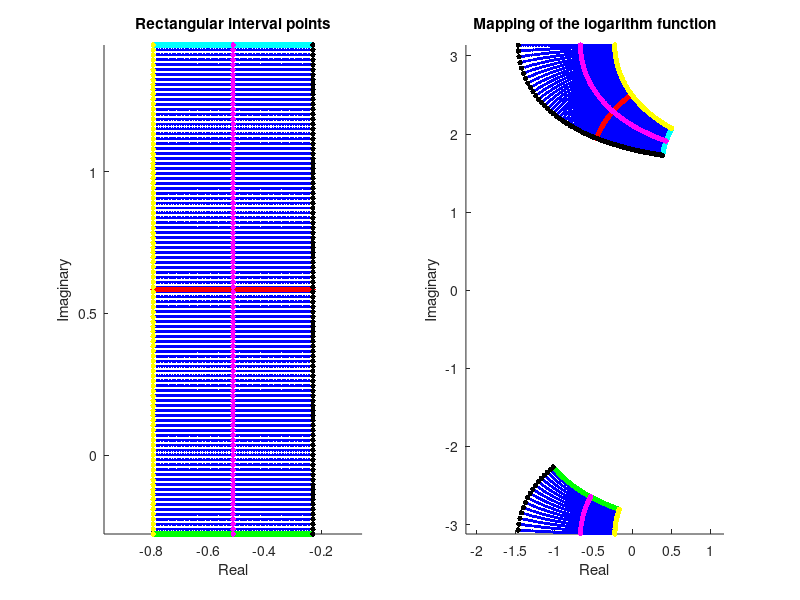

Recreate this plot in MATLAB.
close all

%% Logarithm function on a random rectangular interval

% Random points in the unit square
x1 = rand(1)-1; x2 = 2*rand(1)-1; x3 = 2*rand(1)-1; x4 = 2*rand(1)-1;
x1 = x1*2;
x2 = x2*2;
x3 = x3*2;
x4 = x4*2;

% Define the number of points in each dimension
numPoints = 100;

% Generate grid of complex points in the rectangular region
x = linspace(x1, x2, numPoints);
y = linspace(x3, x4, numPoints);
[X, Y] = meshgrid(x, y);
points = X(:) + 1i*Y(:);

% Generate a few lines of point for visualization
% Horizontal lines
line1 = linspace(x1, x2, numPoints) + 1j*(x4+x3)/2;
line2 = line1 - 1j*(x4-x3)/2;
line3 = line1 + 1j*(x4-x3)/2;

% Vertical lines
line4 = 1i*linspace(x3, x4, numPoints) + (x2+x1)/2;
line5 = line4 - 1*(x2-x1)/2;
line6 = line4 + 1*(x2-x1)/2;


% Their images
tline1 = log(line1);
tline2 = log(line2);
tline3 = log(line3);
tline4 = log(line4);
tline5 = log(line5);
tline6 = log(line6);

% sqrtuare the points
sqrtuaredPoints = log(points);

% Plot the original points
subplot(1, 2, 1);
scatter(real(points), imag(points), 5, 'b', 'filled');
hold on;

% Plot lines
scatter(real(line1), imag(line1), 15, 'r', 'filled');
scatter(real(line2), imag(line2), 15, 'c', 'filled');
scatter(real(line3), imag(line3), 15, 'g', 'filled');
scatter(real(line4), imag(line4), 15, 'm', 'filled');
scatter(real(line5), imag(line5), 15, 'y', 'filled');
scatter(real(line6), imag(line6), 15, 'k', 'filled');


% scatter(real(pointsb), imag(pointsb), 5, 'r', 'filled');
title('Rectangular interval points');
xlabel('Real');
ylabel('Imaginary');
axis equal;

% Plot the sqrtuared points
subplot(1, 2, 2);
scatter(real(sqrtuaredPoints), imag(sqrtuaredPoints), 5, 'b', 'filled');
hold on;

% Plot images of lines
scatter(real(tline1), imag(tline1), 15, 'r', 'filled');
scatter(real(tline2), imag(tline2), 15, 'c', 'filled');
scatter(real(tline3), imag(tline3), 15, 'g', 'filled');
scatter(real(tline4), imag(tline4), 15, 'm', 'filled');
scatter(real(tline5), imag(tline5), 15, 'y', 'filled');
scatter(real(tline6), imag(tline6), 15, 'k', 'filled');

title('Mapping of the logarithm function');
xlabel('Real');
ylabel('Imaginary');
axis equal;
